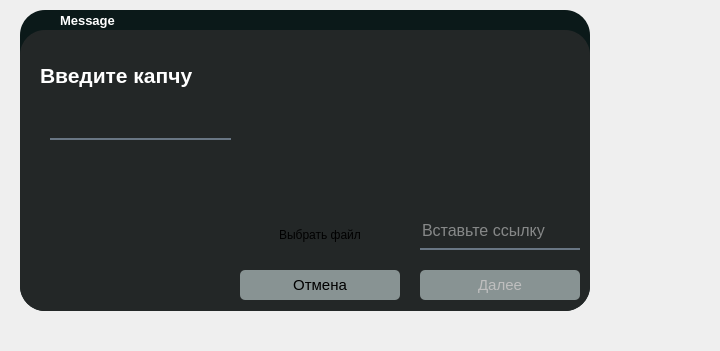
<?xml version="1.0" encoding="UTF-8"?>
<ui version="4.0">
 <class>Dialog</class>
 <widget class="QDialog" name="Dialog">
  <property name="geometry">
   <rect>
    <x>0</x>
    <y>0</y>
    <width>720</width>
    <height>351</height>
   </rect>
  </property>
  <property name="windowTitle">
   <string>Dialog</string>
  </property>
  <widget class="QWidget" name="widget_2" native="true">
   <property name="geometry">
    <rect>
     <x>20</x>
     <y>10</y>
     <width>570</width>
     <height>301</height>
    </rect>
   </property>
   <property name="styleSheet">
    <string notr="true">background-color: rgb(11, 25, 25);
border-radius: 25px</string>
   </property>
   <widget class="QLabel" name="label_13">
    <property name="geometry">
     <rect>
      <x>40</x>
      <y>0</y>
      <width>120</width>
      <height>20</height>
     </rect>
    </property>
    <property name="font">
     <font>
      <family>Tahoma</family>
      <pointsize>10</pointsize>
      <weight>75</weight>
      <bold>true</bold>
     </font>
    </property>
    <property name="whatsThis">
     <string>&lt;html&gt;&lt;head/&gt;&lt;body&gt;&lt;p&gt;&lt;br/&gt;&lt;/p&gt;&lt;/body&gt;&lt;/html&gt;</string>
    </property>
    <property name="styleSheet">
     <string notr="true">color:rgb(255, 255, 255);
background:transparent;
border-radius:100px;</string>
    </property>
    <property name="text">
     <string>Message</string>
    </property>
   </widget>
   <widget class="QWidget" name="widget" native="true">
    <property name="geometry">
     <rect>
      <x>0</x>
      <y>20</y>
      <width>570</width>
      <height>281</height>
     </rect>
    </property>
    <property name="styleSheet">
     <string notr="true">background-color:rgb(35, 39, 39);
border-radius: 25px</string>
    </property>
    <widget class="QLineEdit" name="lineEdit_text">
     <property name="geometry">
      <rect>
       <x>30</x>
       <y>80</y>
       <width>181</width>
       <height>30</height>
      </rect>
     </property>
     <property name="font">
      <font>
       <pointsize>12</pointsize>
      </font>
     </property>
     <property name="styleSheet">
      <string notr="true">background-color:rgba(0, 0, 0, 0);
border:none;
border-bottom:2px solid rgba(105, 118, 132, 255);
color:rgba(255, 255, 255, 230);
padding-bottom:7px;</string>
     </property>
     <property name="echoMode">
      <enum>QLineEdit::Normal</enum>
     </property>
    </widget>
    <widget class="QPushButton" name="btn_accept">
     <property name="enabled">
      <bool>false</bool>
     </property>
     <property name="geometry">
      <rect>
       <x>400</x>
       <y>240</y>
       <width>160</width>
       <height>30</height>
      </rect>
     </property>
     <property name="maximumSize">
      <size>
       <width>1000</width>
       <height>1000</height>
      </size>
     </property>
     <property name="styleSheet">
      <string notr="true">QPushButton#btn_accept
{
background-color:rgb(136, 147, 147);
border-radius:5px;
font-size:15px
}
QPushButton#btn_accept:hover
{
background-color: rgb(255, 255, 255);
}
QPushButton#btn_accept:pressed
{
font-size:13px
}</string>
     </property>
     <property name="text">
      <string>Далее</string>
     </property>
    </widget>
    <widget class="QPushButton" name="btn_close">
     <property name="geometry">
      <rect>
       <x>220</x>
       <y>240</y>
       <width>160</width>
       <height>30</height>
      </rect>
     </property>
     <property name="maximumSize">
      <size>
       <width>1000</width>
       <height>1000</height>
      </size>
     </property>
     <property name="styleSheet">
      <string notr="true">QPushButton#btn_close
{
background-color:rgb(136, 147, 147);
border-radius:5px;
font-size:15px
}
QPushButton#btn_close:hover
{
background-color: rgb(255, 255, 255);
}
QPushButton#btn_close:pressed
{
font-size:13px
}</string>
     </property>
     <property name="text">
      <string>Отмена</string>
     </property>
    </widget>
    <widget class="QLabel" name="label_14">
     <property name="geometry">
      <rect>
       <x>20</x>
       <y>30</y>
       <width>211</width>
       <height>31</height>
      </rect>
     </property>
     <property name="font">
      <font>
       <family>Tahoma</family>
       <pointsize>16</pointsize>
       <weight>75</weight>
       <bold>true</bold>
      </font>
     </property>
     <property name="whatsThis">
      <string>&lt;html&gt;&lt;head/&gt;&lt;body&gt;&lt;p&gt;&lt;br/&gt;&lt;/p&gt;&lt;/body&gt;&lt;/html&gt;</string>
     </property>
     <property name="styleSheet">
      <string notr="true">color:rgb(255, 255, 255)</string>
     </property>
     <property name="text">
      <string>Введите капчу</string>
     </property>
    </widget>
    <widget class="QFrame" name="image_frame">
     <property name="geometry">
      <rect>
       <x>234</x>
       <y>10</y>
       <width>321</width>
       <height>140</height>
      </rect>
     </property>
     <property name="frameShape">
      <enum>QFrame::StyledPanel</enum>
     </property>
     <property name="frameShadow">
      <enum>QFrame::Raised</enum>
     </property>
    </widget>
    <widget class="QPushButton" name="btn_getFile">
     <property name="geometry">
      <rect>
       <x>220</x>
       <y>190</y>
       <width>160</width>
       <height>30</height>
      </rect>
     </property>
     <property name="maximumSize">
      <size>
       <width>1000</width>
       <height>1000</height>
      </size>
     </property>
     <property name="styleSheet">
      <string notr="true">QPushButton#btn_getFile
{
background-color:rgb(136, 147, 147);
border-radius:5px;
font-size:15px
}
QPushButton#btn_getFile:hover
{
background-color: rgb(255, 255, 255);
}
QPushButton#btn_getFile:pressed
{
font-size:13px
}</string>
     </property>
     <property name="text">
      <string>Выбрать файл</string>
     </property>
    </widget>
    <widget class="QWidget" name="widget_7" native="true">
     <property name="geometry">
      <rect>
       <x>10</x>
       <y>160</y>
       <width>201</width>
       <height>111</height>
      </rect>
     </property>
     <property name="styleSheet">
      <string notr="true">image:url(:/check/018f5987fde8a21295e00599a97b-yfk1.png);
border-radius: 25px</string>
     </property>
    </widget>
    <widget class="QLineEdit" name="lineEdit_text_2">
     <property name="geometry">
      <rect>
       <x>400</x>
       <y>190</y>
       <width>160</width>
       <height>30</height>
      </rect>
     </property>
     <property name="font">
      <font>
       <pointsize>12</pointsize>
      </font>
     </property>
     <property name="styleSheet">
      <string notr="true">background-color:rgba(0, 0, 0, 0);
border:none;
border-bottom:2px solid rgba(105, 118, 132, 255);
color:rgba(255, 255, 255, 230);
padding-bottom:7px;</string>
     </property>
     <property name="echoMode">
      <enum>QLineEdit::Normal</enum>
     </property>
     <property name="placeholderText">
      <string>Вставьте ссылку</string>
     </property>
    </widget>
   </widget>
  </widget>
 </widget>
 <resources>
  <include location="res.qrc"/>
 </resources>
 <connections>
  <connection>
   <sender>btn_getFile</sender>
   <signal>clicked(bool)</signal>
   <receiver>btn_accept</receiver>
   <slot>setDisabled(bool)</slot>
   <hints>
    <hint type="sourcelabel">
     <x>155</x>
     <y>128</y>
    </hint>
    <hint type="destinationlabel">
     <x>451</x>
     <y>223</y>
    </hint>
   </hints>
  </connection>
  <connection>
   <sender>btn_close</sender>
   <signal>clicked()</signal>
   <receiver>Dialog</receiver>
   <slot>close()</slot>
   <hints>
    <hint type="sourcelabel">
     <x>314</x>
     <y>232</y>
    </hint>
    <hint type="destinationlabel">
     <x>645</x>
     <y>114</y>
    </hint>
   </hints>
  </connection>
  <connection>
   <sender>btn_accept</sender>
   <signal>clicked()</signal>
   <receiver>Dialog</receiver>
   <slot>accept()</slot>
   <hints>
    <hint type="sourcelabel">
     <x>529</x>
     <y>227</y>
    </hint>
    <hint type="destinationlabel">
     <x>633</x>
     <y>196</y>
    </hint>
   </hints>
  </connection>
 </connections>
</ui>
